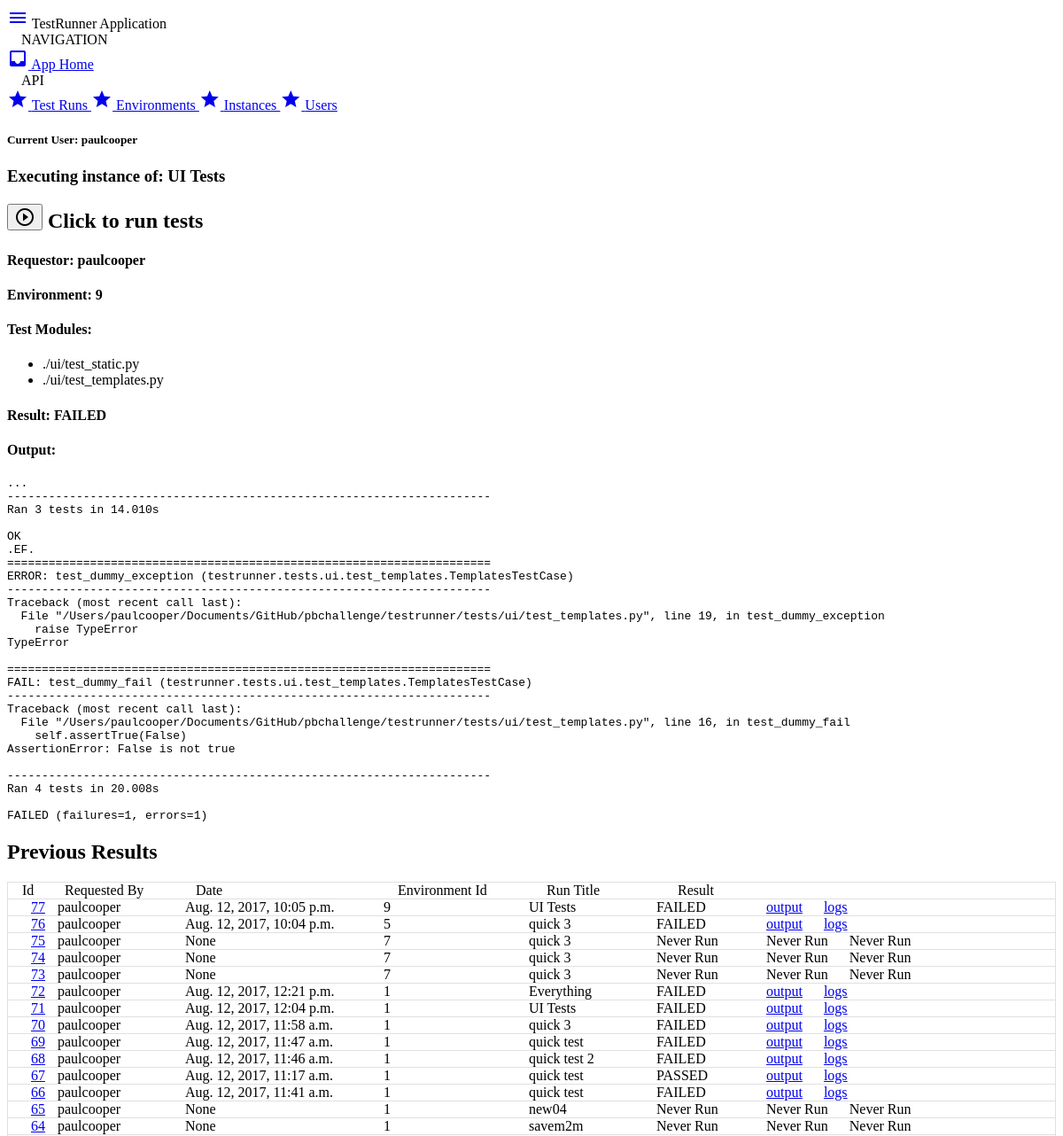
Page /run/77/ (signed in, upper part) on the earlier database version.
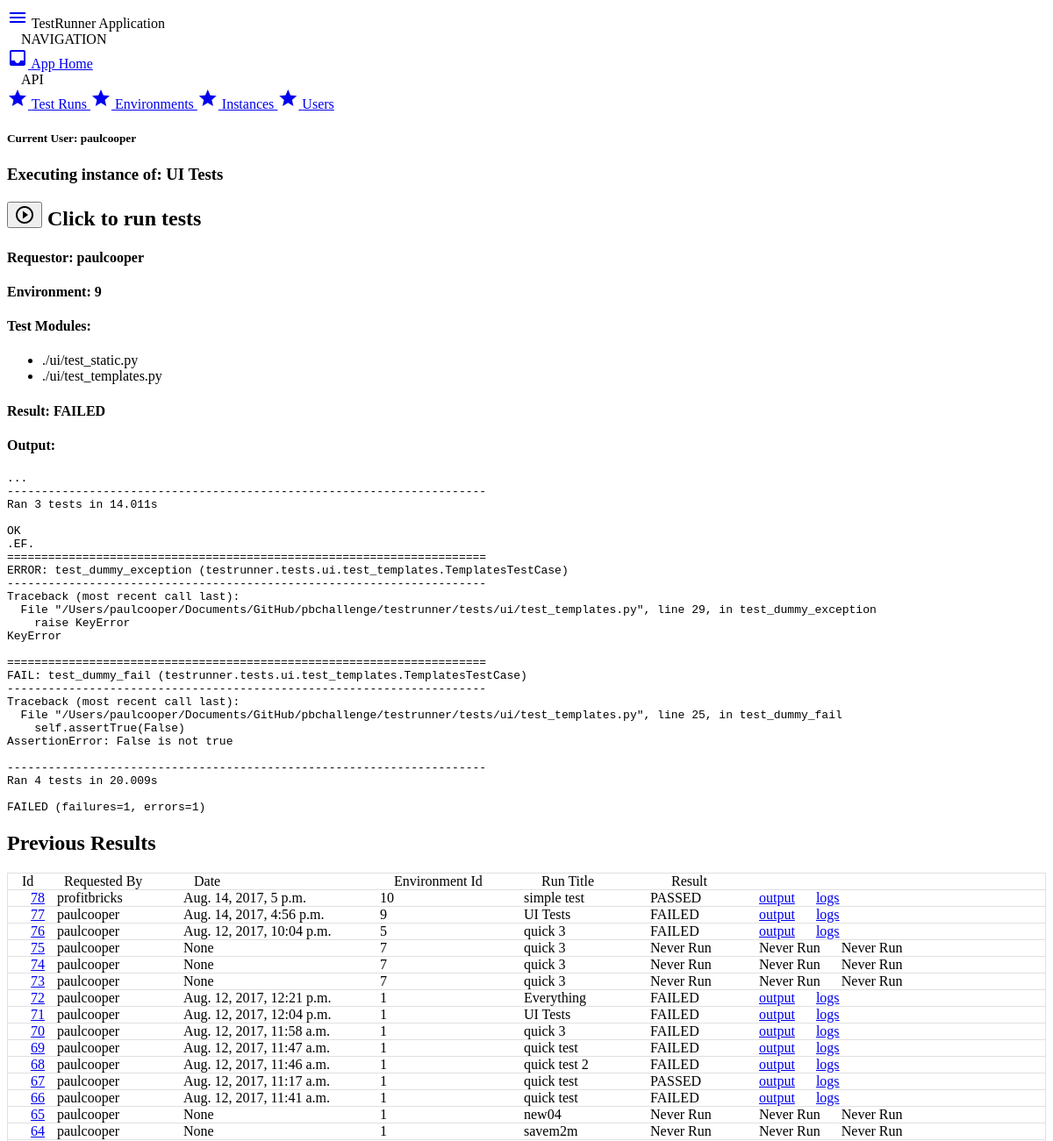
Same page on the later database version.
### testrunner/models.py (models this page shows, shortened)
class TestModule(models.Model):
    class Meta:
        app_label = "testrunner"
    path = models.CharField(max_length=100, unique=True)
    last_result = models.CharField(  choices=RESULT_CHOICES,
                                     max_length=20,
                                     null=True )

class TestRunInstance(models.Model):
    requested_by = models.ForeignKey('auth.User', blank=True, null=True)
    testrun = models.ForeignKey(TestRun)
    status = models.CharField(  choices=STATUS_CHOICES,
                                default="stopped",
                                max_length=20 )
    interface = models.CharField( choices=INTERFACE_CHOICES,
                                  default='ssh',
                                  max_length=20 )
    environment = models.ForeignKey(TestEnvironment)
    result = models.CharField(  choices=RESULT_CHOICES,
                                max_length=20,
                                null=True )
    output = models.CharField(max_length=65000, null=True)
    executed_on = models.DateTimeField(null=True)
    created_on = models.DateTimeField(default=datetime.now)
    class Meta:
        app_label = "testrunner"
        ordering = ('-created_on', 'executed_on')

class TestEnvironment(models.Model):
    host = models.CharField(max_length=100, default='localhost')
    state = models.CharField(   choices=STATE_CHOICES,
                                max_length=20,
                                default='idle')
    class Meta:
        app_label = "testrunner"

class TestRun(models.Model):
    class Meta:
        app_label = "testrunner"
    name = models.CharField(max_length=100)
    description = models.CharField(max_length=200, null=True)
    modules = models.ManyToManyField(TestModule, blank=False)
    """
    The below attributes should only be set by the system after a child
    TestRunInstance completes
    """
    last_run = models.DateTimeField(null=True)
    last_result = models.CharField( choices=RESULT_CHOICES,
                                    max_length=20,
                                    null=True )
    created_by = models.ForeignKey( 'auth.User',
                                    related_name='testruns',
                                    on_delete=models.CASCADE,
                                    null=False )
    created_on = models.DateTimeField(default=datetime.now)

### testrunner/views.py (the view, shortened to what this page needs)
# urls.py: url(r'^run/(?P<pk>[0-9]+)/$', views.display_testruni, name="display-instance"),
@login_required
def display_testruni(request, pk):
    context = {}
    template = 'testrunner/display_testruni.html'
    testrun_instance = TestRunInstance.objects.filter(id=pk)[0]
    modules = testrun_instance.testrun.modules.all()
    testruns = TestRunInstance.objects.all()
    context.update({
        'testrun_current': testrun_instance,
        'modules': modules,
        'testruns': testruns,
    })
    return render(request, template, context)

### testrunner/templates/testrunner/display_testruni.html
{% extends "base.html" %}
{% load widget_tweaks %}
{% block pagetitle %}
TestRunner Application
{% endblock %}
{% block testrun %}
{% if testrun_current %}
  {% include "testrunner/run_instance.html" with testrun_current=testrun_current modules=modules %}
{% endif %}
{% endblock %}
{% block display %}
{% include "testrunner/previous.html" with testruns=testruns %}
{% endblock %}

### testrunner/templates/testrunner/run_instance.html (shortened to what this page needs)
<section id="test-execution-section">
  <h3 class="mdc-typography--headline">
    Executing instance of: {{ testrun_current.testrun.name }}
  </h3>
  <h2 class="mdc-typography--title">
    <button class="mdc-fab mdc-fab--mini mdc-fab--plain material-icons" aria-label="Execute" data-mdc-auto-init="MDCRipple" id="test-exec-start">
      <span class="mdc-fab__icon">
      </span>
    </button>
    <span class="mdc-typography--caption">
      Click to run tests
    </span>
  </h2>
  <h4 class="mdc-typography--subheading1">Requestor:
    <span>{{ testrun_current.requested_by.username }}</span>
  </h4>
  <h4 class="mdc-typography--subheading1">Environment:
    <span id="env_id">{{ testrun_current.environment.id }}</span>
  </h4>
  <h4 class="mdc-typography--subheading1">Test Modules:</h4>
  <ul class="mdc-list mdc-list--dense" style="max-width:400px">
    {% for mod in modules %}
    <li class="mdc-list-item" id="test-module--{{mod.id}}">
      {{ mod.path }}
    </li>
    {% endfor %}
  </ul>
  {% if testrun_current.result %}
  <h4 class="mdc-typography--subheading1">Result: {{testrun_current.result}}</h4>
  {% endif %}
  {% if testrun_current.output %}
  <h4 class="mdc-typography--subheading1">Output: </h4>
  <pre>{{ testrun_current.output }}</pre>
  {% endif %}
</section>

### testrunner/templates/testrunner/previous.html (shortened to what this page needs)
<header>
  <h2 class="mdc-dialog__header__title">
    Previous Results
  </h2>
</header>
<section>
    <ul class="mdc-list bordered-list">
      <li class="mdc-list-item">
          <span class="mdc-grid-tile__title prev-list-col-1" style="min-width:44px;">Id</span>
          <span class="mdc-grid-tile__title prev-list-col-2" style="min-width:144px;">Requested By</span>
          <span class="mdc-grid-tile__title prev-list-col-3" style="min-width:224px;">Date </span>
          <span class="mdc-grid-tile__title prev-list-col-4" style="min-width:164px;">Environment Id</span>
          <span class="mdc-grid-tile__title prev-list-col-5" style="min-width:144px;">Run Title</span>
          <span class="mdc-grid-tile__title prev-list-col-6">Result</span>
      </li>
      {% for run in testruns %}
      <li class="mdc-list-item" id="list-previous-instances">
        <span class="prev-list-col-1"><a href="{% url 'display-instance' run.id %}">{{ run.id }}</a>
        <span class="prev-list-col-2">{{ run.requested_by.username }}</span>
        <span class="prev-list-col-3">{{ run.executed_on }}</span>
        <span class="prev-list-col-4">{{ run.environment.id }}</span>
        <span class="prev-list-col-5">{{ run.testrun.name }}</span>
        <span class="prev-list-col-6">{% if run.result %} {{run.result}} {% else %} Never Run {% endif %}</span>
        <span class="prev-list-col-7">
          {% if run.output %} <a href="#" id="show-output-{{ run.id }}" onclick="load_output({{run.id}});">output</a> {% else %} Never Run {% endif %}
        </span>
        <span class="prev-list-col-8">
          {% if run.result %} <a href="#" id="show-logs-{{ run.id }}" onclick="load_logs({{run.id}});">logs</a> {% else %} Never Run {% endif %}
        </span>
      </li>
      {% endfor %}
    </ul>
</section>

Differences in the rows shown:
changed TestRunInstance id 77: output "…Ran 3 tests in 14.010s OK .EF. ====================================================================== ERROR: test_dummy_exception (testrunner.tests.ui.test_templates.TemplatesTestCase) ---------------------------------------------------------------------- Traceback (most recent call last): File \"/Users/paulcooper/Documents/GitHub/pbchallenge/testrunner/tests/ui/test_templates.py\", line 19, in test_dummy_exception raise TypeError TypeError ====================================================================== FAIL: test_dummy_fail (testrunner.tests.ui.test_templates.TemplatesTestCase) ---------------------------------------------------------------------- Traceback (most recent call last):…" → "…Ran 3 tests in 14.011s OK .EF. ====================================================================== ERROR: test_dummy_exception (testrunner.tests.ui.test_templates.TemplatesTestCase) ---------------------------------------------------------------------- Traceback (most recent call last): File \"/Users/paulcooper/Documents/GitHub/pbchallenge/testrunner/tests/ui/test_templates.py\", line 29, in test_dummy_exception raise KeyError KeyError ====================================================================== FAIL: test_dummy_fail (testrunner.tests.ui.test_templates.TemplatesTestCase) ---------------------------------------------------------------------- Traceback (most recent call last):…"; executed_on "Aug. 12, 2017, 10:05 p.m." → "Aug. 14, 2017, 4:56 p.m."
added TestRunInstance: id "78", requested_by.username "profitbricks", executed_on "Aug. 14, 2017, 5 p.m.", environment.id "10", testrun.name "simple test", result "PASSED"
